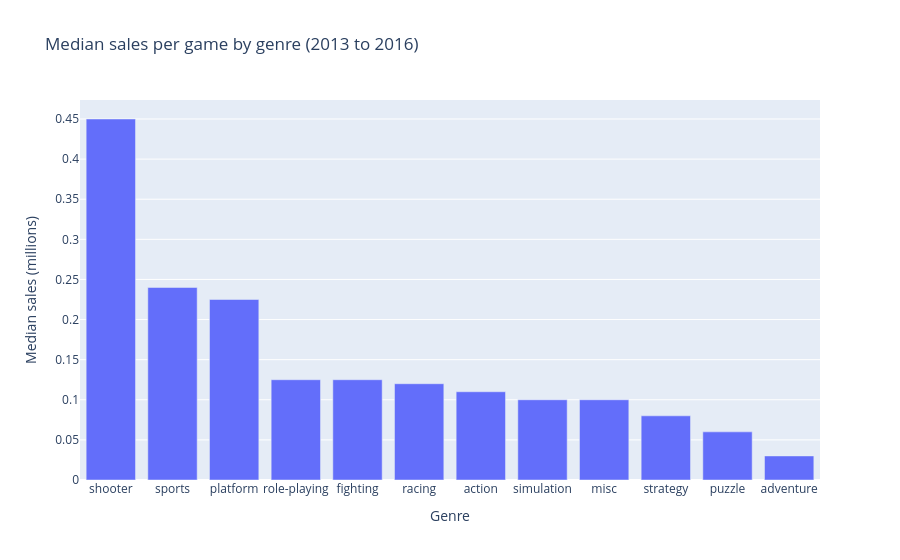

Write notebook code for a chart like this one.
### Markdown cell above
#### And what if we compare to other platforms?

PS4 could be an exception, so I ran the same correlations for the six leading platforms.

**Critics matter everywhere.** On every platform, the correlation between critic score and sales stays between 0.33 and 0.42. It's never strong, but it's consistent: well reviewed games tend to sell a bit more, no matter the console.

**Users only matter on Nintendo.** On PlayStation and Xbox, user scores have basically no relation to sales. On Nintendo it's different: the correlation reaches 0.24 on 3DS and 0.42 on Wii U, even higher than the critics.

**Nintendo players seem to trust each other.** Even though Wii U isn't a big seller, its audience clearly follows what other players think when deciding what to buy.

**What this means for 2017:** when choosing which games to promote, critic scores are a reliable signal across all platforms, and on Nintendo platforms, user scores are worth checking too.

### Code cell
# 3.8. Which genres are worth betting on?

genre_sales = (games_recent.groupby('genre')['total_sales']
               .agg(['sum', 'median', 'count'])
               .sort_values('median', ascending=False))
display(genre_sales)

px.bar(genre_sales.reset_index(), x='genre', y='median',
       title='Median sales per game by genre (2013 to 2016)',
       labels={'genre': 'Genre', 'median': 'Median sales (millions)'}).show()

px.box(games_recent, x='genre', y='total_sales',
       title='Sales per game by genre (2013 to 2016)',
       labels={'genre': 'Genre', 'total_sales': 'Total sales (millions)'},
       category_orders={'genre': genre_sales.index.tolist()}).update_yaxes(range=[0, 4]).show()

### Figure 1 — Plotly figure (JSON) as saved in the notebook; plotly's stock layout.template omitted (floating-point values rounded to 4 significant figures)
{"data": [{"hovertemplate": "Genre=%{x}<br>Median sales (millions)=%{y}<extra></extra>", "legendgroup": "", "marker": {"color": "#636efa", "pattern": {"shape": ""}}, "name": "", "orientation": "v", "showlegend": false, "textposition": "auto", "type": "bar", "x": ["shooter", "sports", "platform", "role-playing", "fighting", "racing", "action", "simulation", "misc", "strategy", "puzzle", "adventure"], "xaxis": "x", "y": [0.45, 0.24, 0.225, 0.125, 0.125, 0.12, 0.11, 0.1, 0.1, 0.08, 0.06, 0.03], "yaxis": "y"}], "layout": {"barmode": "relative", "legend": {"tracegroupgap": 0}, "title": {"text": "Median sales per game by genre (2013 to 2016)"}, "xaxis": {"anchor": "y", "domain": [0, 1], "title": {"text": "Genre"}}, "yaxis": {"anchor": "x", "domain": [0, 1], "title": {"text": "Median sales (millions)"}}}}
